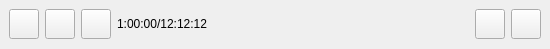
<?xml version="1.0" encoding="UTF-8"?>
<ui version="4.0">
 <class>ControlBar</class>
 <widget class="QWidget" name="ControlBar">
  <property name="geometry">
   <rect>
    <x>0</x>
    <y>0</y>
    <width>550</width>
    <height>49</height>
   </rect>
  </property>
  <property name="windowTitle">
   <string>Form</string>
  </property>
  <layout class="QGridLayout" name="gridLayout">
   <property name="leftMargin">
    <number>0</number>
   </property>
   <property name="topMargin">
    <number>0</number>
   </property>
   <property name="rightMargin">
    <number>0</number>
   </property>
   <property name="bottomMargin">
    <number>0</number>
   </property>
   <property name="spacing">
    <number>0</number>
   </property>
   <item row="0" column="0">
    <widget class="QWidget" name="background" native="true">
     <layout class="QGridLayout" name="gridLayout_2">
      <item row="0" column="0">
       <layout class="QHBoxLayout" name="horizontalLayout">
        <item>
         <widget class="QPushButton" name="but_previous">
          <property name="minimumSize">
           <size>
            <width>30</width>
            <height>30</height>
           </size>
          </property>
          <property name="maximumSize">
           <size>
            <width>30</width>
            <height>30</height>
           </size>
          </property>
          <property name="text">
           <string/>
          </property>
         </widget>
        </item>
        <item>
         <widget class="QPushButton" name="but_play">
          <property name="minimumSize">
           <size>
            <width>30</width>
            <height>30</height>
           </size>
          </property>
          <property name="maximumSize">
           <size>
            <width>30</width>
            <height>30</height>
           </size>
          </property>
          <property name="text">
           <string/>
          </property>
         </widget>
        </item>
        <item>
         <widget class="QPushButton" name="but_next">
          <property name="minimumSize">
           <size>
            <width>30</width>
            <height>30</height>
           </size>
          </property>
          <property name="maximumSize">
           <size>
            <width>30</width>
            <height>30</height>
           </size>
          </property>
          <property name="text">
           <string/>
          </property>
         </widget>
        </item>
        <item>
         <widget class="QLabel" name="label_time">
          <property name="text">
           <string>1:00:00/12:12:12</string>
          </property>
         </widget>
        </item>
       </layout>
      </item>
      <item row="0" column="3">
       <widget class="QPushButton" name="but_setup">
        <property name="minimumSize">
         <size>
          <width>30</width>
          <height>30</height>
         </size>
        </property>
        <property name="maximumSize">
         <size>
          <width>30</width>
          <height>30</height>
         </size>
        </property>
        <property name="text">
         <string/>
        </property>
       </widget>
      </item>
      <item row="0" column="1">
       <spacer name="horizontalSpacer">
        <property name="orientation">
         <enum>Qt::Horizontal</enum>
        </property>
        <property name="sizeHint" stdset="0">
         <size>
          <width>245</width>
          <height>20</height>
         </size>
        </property>
       </spacer>
      </item>
      <item row="0" column="2">
       <widget class="QPushButton" name="but_volume">
        <property name="minimumSize">
         <size>
          <width>30</width>
          <height>30</height>
         </size>
        </property>
        <property name="maximumSize">
         <size>
          <width>30</width>
          <height>30</height>
         </size>
        </property>
        <property name="text">
         <string/>
        </property>
       </widget>
      </item>
     </layout>
    </widget>
   </item>
  </layout>
 </widget>
 <resources/>
 <connections/>
</ui>
